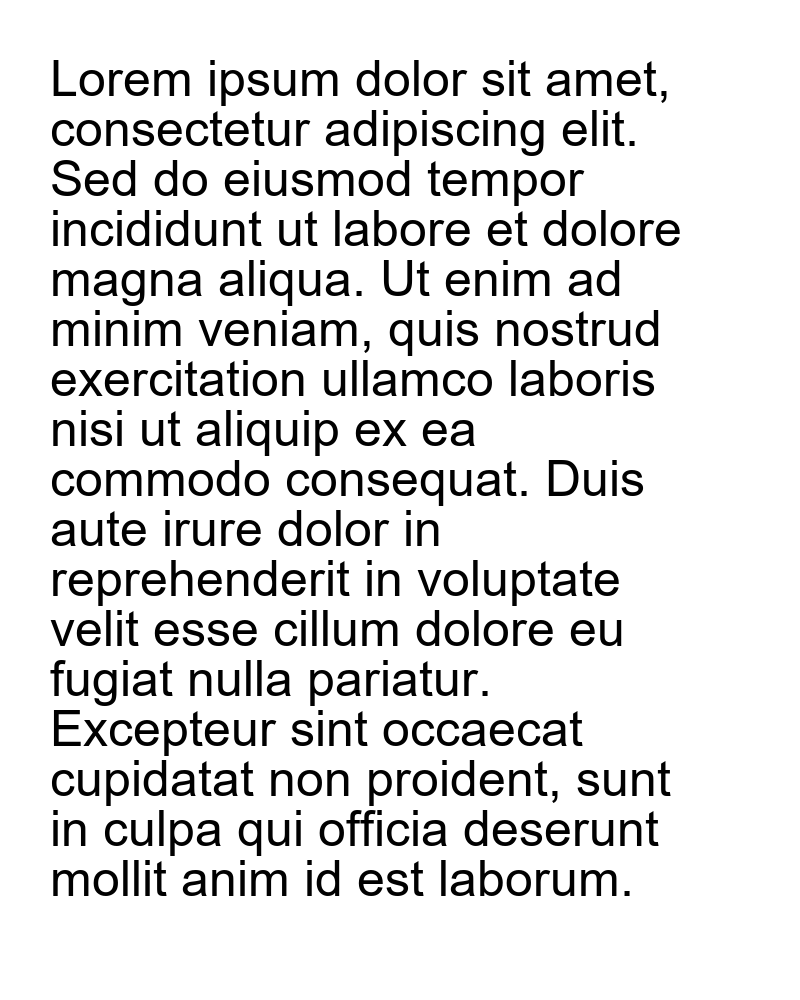
#> input picture Convert table image to Excel/OCR/data/output_image2.png, 800 x 1000 px, found by its file name
$ python First.py
#> lines starting #> are read from the running program, lines starting #| are printed output that depends on the picture; after the words box and inside, x2 and y2 are one past the last pixel; in counts of white or black regions, pixels touching at a corner belong together
import pytesseract
import cv2


image = cv2.imread('Convert table image to Excel/OCR/data/output_image2.png')
#> image is the input picture: shape (1000, 800, 3); min 0, max 255, mean 224.5

base_image = image.copy()

gray = cv2.cvtColor(image, cv2.COLOR_BGR2GRAY)
blur = cv2.GaussianBlur(gray, (7,7), 0)
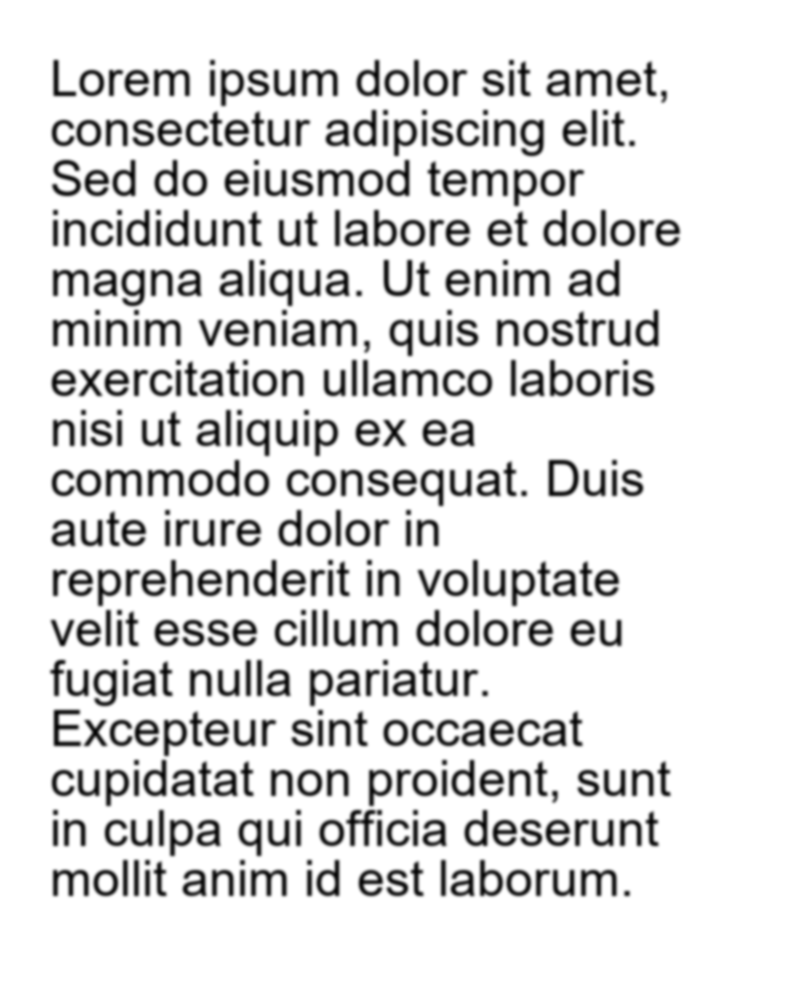
#> blur: shape (1000, 800); min 5, max 255, mean 224.5
thresh = cv2.threshold(blur, 0, 255, cv2.THRESH_BINARY_INV + cv2.THRESH_OTSU)[1]
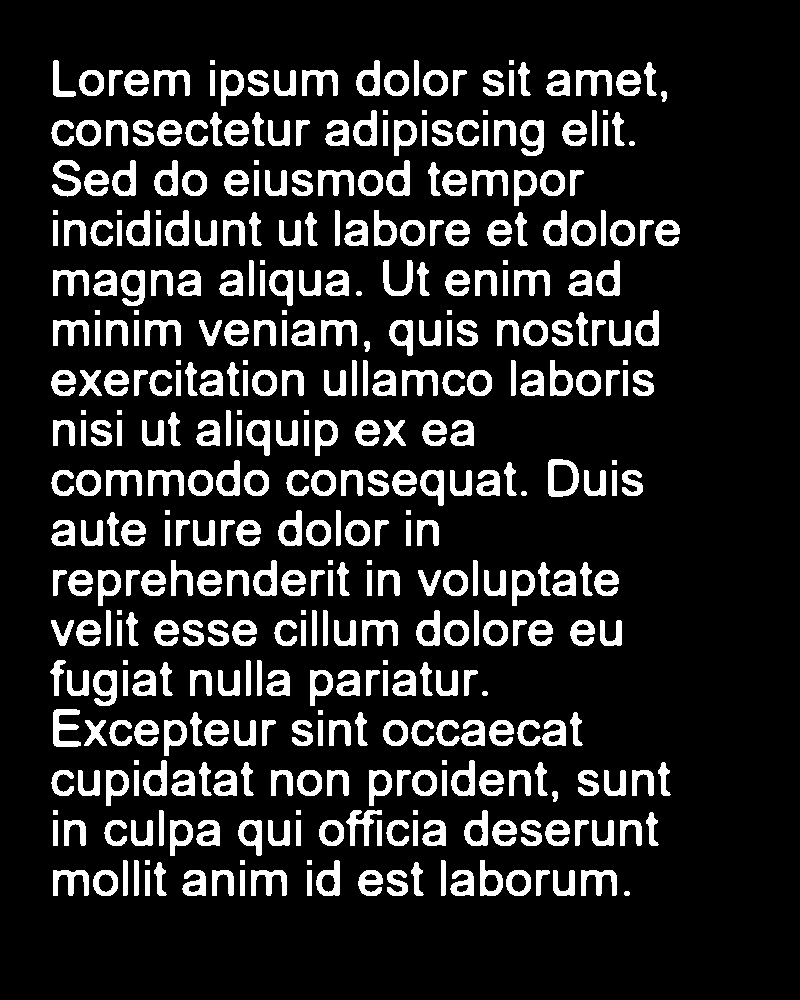
#> thresh: shape (1000, 800); 14.7% white; 417 white regions, largest, box (x1, y1, x2, y2) and area: (548, 459, 579, 497) 591, (53, 709, 81, 747) 584, (346, 810, 382, 846) 532

# Create rectangular structuring element and dilate
kernel = cv2.getStructuringElement(cv2.MORPH_RECT, (3,25))
dilate = cv2.dilate(thresh, kernel, iterations=1)
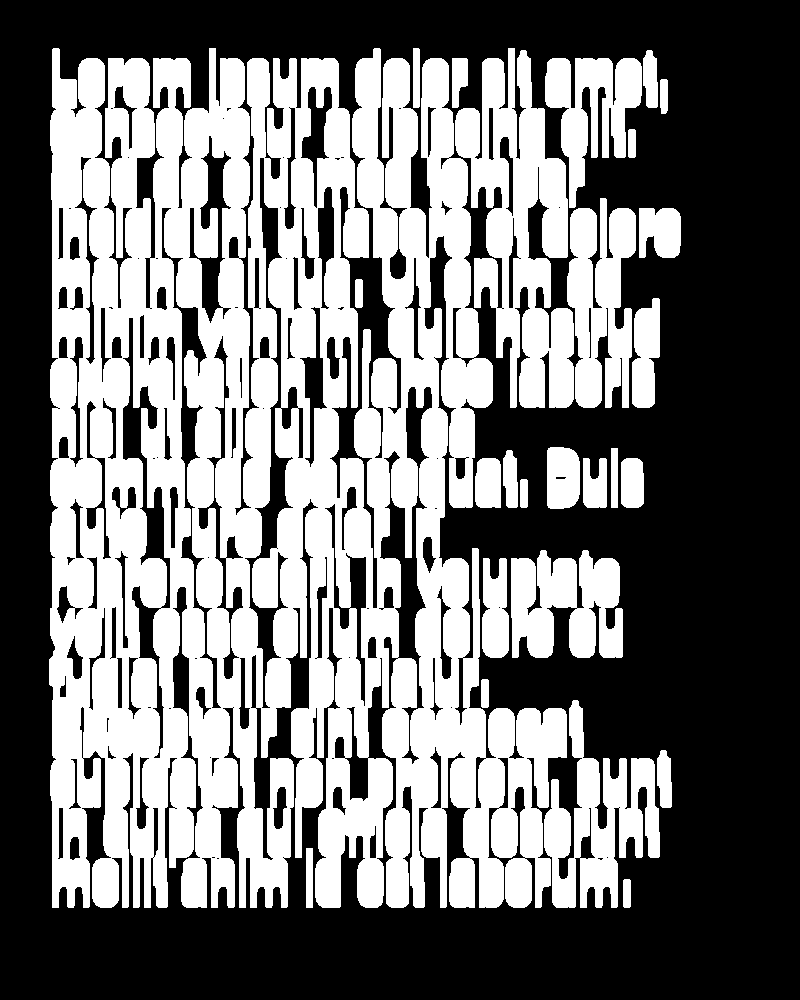
#> dilate: shape (1000, 800); 45.1% white; 26 white regions

# Find contours and draw rectangle
cnts = cv2.findContours(dilate, cv2.RETR_EXTERNAL, cv2.CHAIN_APPROX_SIMPLE)
#> cnts = 26 contours; largest, box (x1, y1, x2, y2) and area: (49, 48, 567, 908) 320738, (455, 48, 574, 408) 22119, (544, 700, 660, 908) 10616, (567, 198, 636, 408) 9348, (511, 550, 623, 658) 8650
cnts = cnts[0] if len(cnts) == 2 else cnts[1]
cnts = sorted(cnts, key=lambda x: cv2.boundingRect(x)[1])
main_text = ""
for c in cnts:
    x,y,w,h = cv2.boundingRect(c)
    print(x,y,w,h)
    if h > 49 and w > 20:
        roi = base_image[y:y+h, 0:x]
        cv2.rectangle(image, (0, y), (x, 0 + h+20), (36,255,12), 2)

        constant= cv2.copyMakeBorder(roi.copy(),30,30,30,30,cv2.BORDER_CONSTANT,value=[255,255,255])
#> (the run stopped early here; a loop or call above may not have finished)
